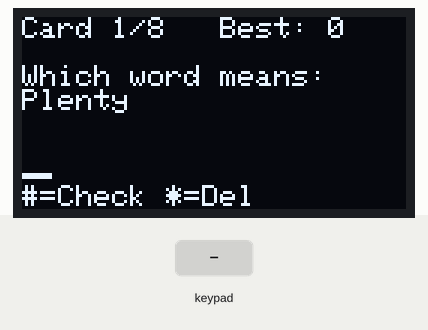
Recording of a sketch running on a simulated ESP32. On the bench: 128×64 one-colour display. The inputs (shaded band) are chosen by the test bench. EEPROM starts erased.

Above: at 1.2 s.
1.3 s: keypad keys 1 3 1 2 1 4 2 7 pressed 0.4 s apart
At 4.6 s:
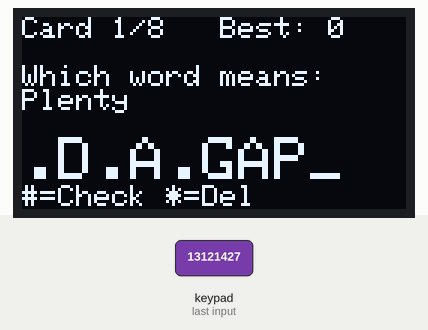
6.0 s: key '1' pressed
At 7.1 s:
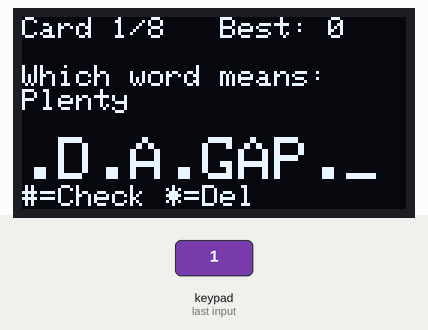
7.5 s: keypad keys 2 6 2 5 3 3 3 2 # pressed 0.4 s apart
At 12.0 s:
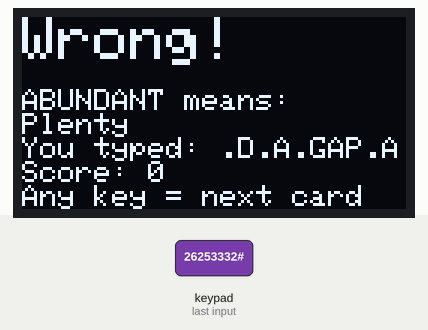
12.6 s: keypad keys 1 3 1 2 1 4 2 7 # pressed 0.4 s apart
At 17.0 s:
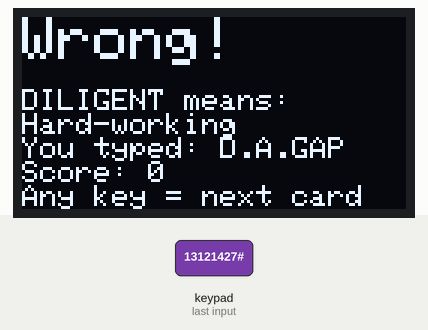
17.7 s: keypad keys 1 3 1 2 1 4 2 7 * pressed 0.4 s apart
At 22.0 s:
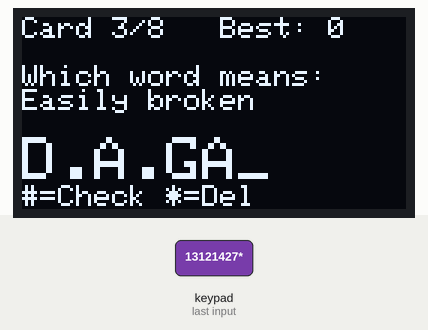
22.8 s: key '2' pressed
At 23.3 s:
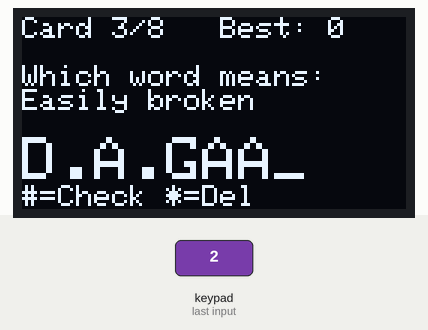
Timing chart, 0 to 25.3 s (numbered marks = the images above; inputs shaded):
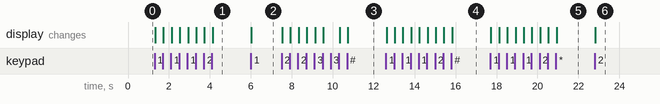

The sketch:

C4_Spell_It.ino
```cpp
#include <Wire.h>
#include <Adafruit_GFX.h>
#include <Adafruit_SSD1306.h>
#include <Keypad.h>
#include <EEPROM.h>
#include "MultiTap.h"            // CHALLENGE 4: type the word

#define SCREEN_WIDTH 128
#define SCREEN_HEIGHT 64
Adafruit_SSD1306 display(SCREEN_WIDTH, SCREEN_HEIGHT, &Wire, -1);

const byte ROWS = 4;
const byte COLS = 4;
char keys[ROWS][COLS] = {
  {'1','2','3','A'},
  {'4','5','6','B'},
  {'7','8','9','C'},
  {'*','0','#','D'}
};
byte rowPins[ROWS] = {13, 12, 14, 27};
byte colPins[COLS] = {26, 25, 33, 32};
Keypad keypad = Keypad(makeKeymap(keys), rowPins, colPins, ROWS, COLS);

// ---------- NEW: A STRUCT FOR ONE FLASHCARD ----------
struct Flashcard {
  String word;
  String choiceA;
  String choiceB;
  String choiceC;
  String choiceD;
  char correctChoice;     // 'A', 'B', 'C' or 'D'
};

// An array of structs: 8 flashcards. Edit them with your own words!
Flashcard cards[8] = {
  {"ABUNDANT", "Very little", "Plenty", "Expensive", "Broken", 'B'},
  {"DILIGENT", "Hard-working", "Lazy", "Clever", "Angry", 'A'},
  {"FRAGILE", "Very heavy", "Very loud", "Easily broken", "Cheap", 'C'},
  {"ANCIENT", "Very modern", "Very fast", "Very small", "Very old", 'D'},
  {"GENEROUS", "Selfish", "Giving freely", "Quiet", "Afraid", 'B'},
  {"RELUCTANT", "Unwilling", "Excited", "Careful", "Famous", 'A'},
  {"VIVID", "Dull", "Hidden", "Bright, clear", "Wet", 'C'},
  {"ACCURATE", "Too late", "Very large", "Noisy", "Exactly right", 'D'}
};
const int TOTAL_CARDS = 8;

int currentCard = 0;
int score = 0;
int bestScore = 0;            // loaded from EEPROM
bool showingResult = false;
bool wasCorrect = false;

void setup() {
  Serial.begin(115200);
  if (!display.begin(SSD1306_SWITCHCAPVCC, 0x3C)) {
    Serial.println("OLED not found");
    while (true);
  }
  EEPROM.begin(4);
  bestScore = EEPROM.read(0);
  if (bestScore > TOTAL_CARDS) bestScore = 0;   // empty EEPROM reads 255
  display.setTextColor(SSD1306_WHITE);
  mtMaxLength = 10;                  // the longest word has 9 letters
  showQuestion();
}

void loop() {
  char key = keypad.getKey();
  if (showingResult) {          // any key: next card
    if (key) goToNextCard();
    return;
  }
  // CHALLENGE 4: the keyboard needs EVERY loop, even with no key
  if (mtUpdate(key)) showQuestion();
  if (key == '#') {             // # = check the typed word
    mtLockIn();
    wasCorrect = (mtText == cards[currentCard].word);
    if (wasCorrect) score++;
    showingResult = true;
    showResultScreen();
  }
}

// Returns the text of choice A, B, C or D of a card
String choiceText(Flashcard card, char letter) {
  if (letter == 'A') return card.choiceA;
  if (letter == 'B') return card.choiceB;
  if (letter == 'C') return card.choiceC;
  return card.choiceD;
}

void checkAnswer(char chosen) {
  wasCorrect = (chosen == cards[currentCard].correctChoice);
  if (wasCorrect) {
    score++;
  }
  showingResult = true;
  showResultScreen();
}

void goToNextCard() {
  currentCard++;
  showingResult = false;
  mtClear();
  if (currentCard >= TOTAL_CARDS) {   // the quiz is over
    showFinalScore();
    delay(4000);
    currentCard = 0;
    score = 0;
  }
  showQuestion();
}

void showQuestion() {
  Flashcard card = cards[currentCard];   // a copy of the current card
  display.clearDisplay();
  display.setTextSize(1);
  display.setCursor(0, 0);
  display.print("Card ");
  display.print(currentCard + 1);
  display.print("/");
  display.print(TOTAL_CARDS);
  display.print("   Best: ");
  display.println(bestScore);
  display.setCursor(0, 16);   // row 16: below the yellow strip
  // CHALLENGE 4: show the MEANING, and the player types the word
  display.println("Which word means:");
  display.println(choiceText(card, card.correctChoice));
  display.println("");
  display.setTextSize(2);
  display.print(mtPreview());
  display.println("_");
  display.setTextSize(1);
  display.setCursor(0, 56);
  display.print("#=Check *=Del");
  display.display();
}

void showResultScreen() {
  Flashcard card = cards[currentCard];
  display.clearDisplay();
  display.setTextSize(2);
  display.setCursor(0, 0);
  if (wasCorrect) {
    display.println("Correct!");
  } else {
    display.println("Wrong!");
  }
  display.setTextSize(1);
  display.println("");
  display.print(card.word);
  display.println(" means:");
  display.println(choiceText(card, card.correctChoice));
  display.print("You typed: ");
  display.println(mtText);
  display.print("Score: ");
  display.println(score);
  display.print("Any key = next card");
  display.display();
}

void showFinalScore() {
  bool newBest = score > bestScore;
  if (newBest) {                      // save the new best score for ever
    bestScore = score;
    EEPROM.write(0, bestScore);
    EEPROM.commit();
  }
  display.clearDisplay();
  display.setTextSize(1);
  display.setCursor(0, 0);
  display.println("Quiz complete!");
  display.println("");
  display.setTextSize(2);
  display.print(score);
  display.print(" / ");
  display.println(TOTAL_CARDS);
  display.setTextSize(1);
  display.println("");
  if (newBest) {
    display.println("NEW BEST SCORE!");
  } else {
    display.print("Best score: ");
    display.println(bestScore);
  }
  display.display();
}
```

MultiTap.h
```cpp
// ===================================================================
//  MultiTap.h  —  an old-phone keyboard you can reuse in any project
//  Keys 0-9 type letters (press quickly to cycle), * deletes.
//  In loop(), call:  if (mtUpdate(key)) { ...redraw the screen... }
// ===================================================================

// The letters on each key, in tap order. The digit itself comes last.
String mtLetters[10] = {
  " 0",       // key 0: space, 0
  ".,?!1",    // key 1: punctuation, 1
  "ABC2",     // key 2
  "DEF3",     // key 3
  "GHI4",     // key 4
  "JKL5",     // key 5
  "MNO6",     // key 6
  "PQRS7",    // key 7
  "TUV8",     // key 8
  "WXYZ9"     // key 9
};

String mtText = "";                    // the text typed so far
char mtActiveKey = 0;                  // key being tapped now (0 = none)
int mtTapCount = 0;                    // how many taps on that key
unsigned long mtLastKeyTime = 0;       // when it was last tapped
const unsigned long MT_TIMEOUT = 800;  // pause (ms) that locks a letter
unsigned int mtMaxLength = 90;         // the longest text allowed

// The letter shown right now for the active key
char mtCurrentLetter() {
  if (mtActiveKey == 0) return 0;
  return mtLetters[mtActiveKey - '0'][mtTapCount];
}

// Add the current letter to the text and get ready for the next one
void mtLockIn() {
  if (mtActiveKey == 0) return;
  if (mtText.length() < mtMaxLength) {
    mtText += mtCurrentLetter();
  }
  mtActiveKey = 0;
  mtTapCount = 0;
}

// Start again with empty text
void mtClear() {
  mtText = "";
  mtActiveKey = 0;
  mtTapCount = 0;
}

// The text plus the letter that is still being chosen
String mtPreview() {
  String s = mtText;
  if (mtActiveKey != 0) s += mtCurrentLetter();
  return s;
}

// Call this in EVERY loop, even when no key is pressed (key = 0).
// Returns true when something changed and the screen should be redrawn.
bool mtUpdate(char key) {
  bool changed = false;

  // 1. A pause long enough? Lock in the letter.
  if (mtActiveKey != 0 && millis() - mtLastKeyTime > MT_TIMEOUT) {
    mtLockIn();
    changed = true;
  }

  // 2. A digit key: cycle (same key) or start a new letter (new key)
  if (key >= '0' && key <= '9') {
    if (key == mtActiveKey) {
      mtTapCount++;
      if (mtTapCount >= mtLetters[key - '0'].length()) {
        mtTapCount = 0;                // after the last letter, start again
      }
    } else {
      mtLockIn();                      // a new key locks the old letter
      mtActiveKey = key;
      mtTapCount = 0;
    }
    mtLastKeyTime = millis();
    changed = true;
  }

  // 3. * = delete: cancel the letter being chosen, or the last letter
  else if (key == '*') {
    if (mtActiveKey != 0) {
      mtActiveKey = 0;
      mtTapCount = 0;
    } else if (mtText.length() > 0) {
      mtText.remove(mtText.length() - 1);
    }
    changed = true;
  }

  return changed;
}
```

Measured:
- after the input at 1.3 s, the display: first changes at once (image 1 shows a later state)
- after the input at 6.0 s, the display: changes at once (image 2)
- after the input at 7.5 s, the display: first changes at once (image 3 shows a later state)
- after the input at 12.6 s, the display: first changes at once (image 4 shows a later state)
- after the input at 17.7 s, the display: first changes at once (image 5 shows a later state)
- after the input at 22.8 s, the display: changes at once (image 6)
